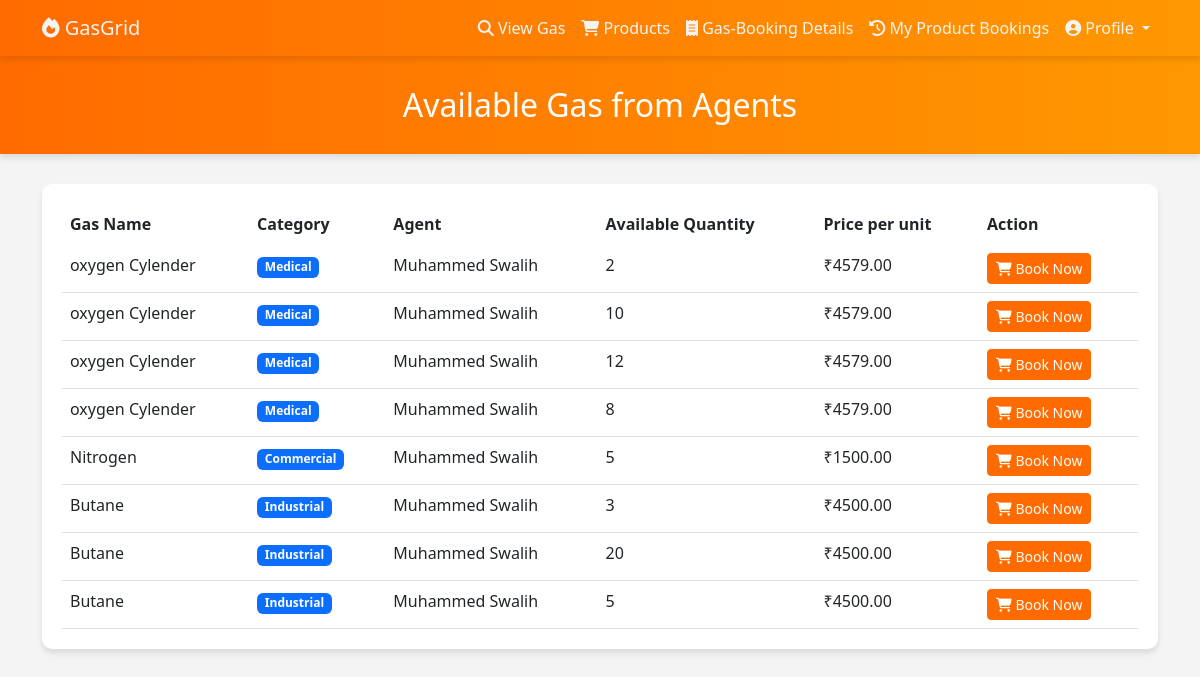
/User/available-gas/, run on an earlier commit of the app's database.
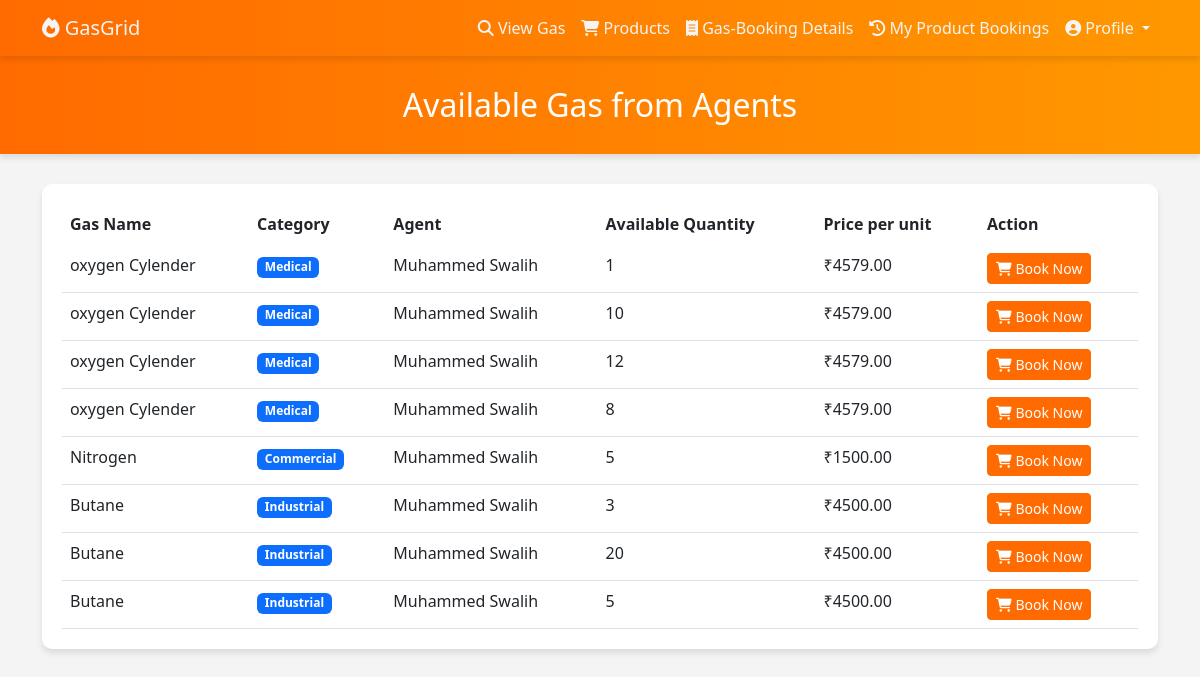
And on a later commit of the database.
### Agent/models.py (models this page shows)
class GasBookAgent(models.Model):
    STATUS_CHOICES = [
        ("Pending", "Pending"),
        ("Confirmed", "Confirmed"),
        ("Delivered", "Delivered"),
        ("Canceled", "Canceled"),
    ]
    PAYMENT_CHOICES = [
        ("Pending", "Pending"),
        ("Paid", "Paid"),
    ]
    agent = models.ForeignKey(Agent, on_delete=models.CASCADE)  # Agent who booked
    gas_product = models.ForeignKey(Gas, on_delete=models.CASCADE)  # Gas product booked
    quantity = models.PositiveIntegerField()  # Quantity booked
    booking_date = models.DateTimeField(auto_now_add=True)  # Booking date
    total_price = models.DecimalField(max_digits=10, decimal_places=2, default=0.00)  # Total cost
    payment_status = models.CharField(max_length=20, choices=PAYMENT_CHOICES, default="Pending")  # Payment status
    booking_status = models.CharField(max_length=20, choices=STATUS_CHOICES, default="Pending")  # Booking status

class Agent(models.Model):
    name = models.CharField(max_length=150)
    email = models.EmailField(unique=True)
    phone_number = models.CharField(max_length=15)
    license_number = models.CharField(max_length=100, unique=True)
    agency_name = models.TextField()
    agency_start_year = models.IntegerField()
    agent_image = models.ImageField(upload_to='agent_images/', blank=True, null=True)
    agent_idproof = models.ImageField(upload_to='idproof_agent/', blank=True, null=True)
    address = models.TextField(blank=True, null=True)
    latitude = models.FloatField(blank=True, null=True)
    longitude = models.FloatField(blank=True, null=True)
    password = models.CharField(max_length=100)  # Storing in plain text (not secure)
    date_registered = models.DateTimeField(auto_now_add=True)
    agent_approved_status = models.IntegerField(default=0)

### Admin/models.py (models this page shows)
class Gas(models.Model):
    CATEGORY_CHOICES = [
        ('Industrial', 'Industrial'),
        ('Commercial', 'Commercial'),
        ('Medical', 'Medical'),
    ]
    name = models.CharField(max_length=200, unique=True)
    category = models.CharField(max_length=50, choices=CATEGORY_CHOICES)
    quantity = models.PositiveIntegerField(help_text="Quantity available in stock",null=True, blank=True)
    initial_quantity = models.PositiveIntegerField(help_text="Initial quantity added")
    weight= models.CharField(max_length=50)
    retailer_price = models.DecimalField(max_digits=10, decimal_places=2, help_text="Price per unit")
    added_on = models.DateTimeField(auto_now_add=True)

### User/views.py (the view)
# urls.py: path("available-gas/", views.view_agent_gas, name="view_agent_gas"),
def view_agent_gas(request):
    agent_bookings = GasBookAgent.objects.filter(quantity__gt=0).select_related("gas_product", "agent")
    return render(request, "User/view_agent_gas.html", {"agent_bookings": agent_bookings})

### User/templates/User/view_agent_gas.html (shortened to what this page needs)
<!DOCTYPE html>
<html lang="en">
<head>
    <link href="https://cdn.jsdelivr.net/npm/bootstrap@5.3.0/dist/css/bootstrap.min.css" rel="stylesheet">
    <link href="https://cdnjs.cloudflare.com/ajax/libs/font-awesome/6.4.0/css/all.min.css" rel="stylesheet">
</head>
<body>
    <nav class="navbar navbar-expand-lg navbar-dark">
        <div class="container">
            <a class="navbar-brand" href="{% url 'User:user_home' %}">
                <i class="fas fa-fire"></i> GasGrid
            </a>
            <div class="collapse navbar-collapse" id="navbarNav">
                <ul class="navbar-nav ms-auto" >
                    <li class="nav-item">
                        <a class="nav-link" href="{% url 'User:view_agent_gas' %}">
                            <i class="fas fa-search"></i> View Gas
                        </a>
                    </li>
                    <li class="nav-item">
                        <a class="nav-link" href="{% url 'User:list_gas_products' %}">
                            <i class="fas fa-shopping-cart"></i> Products
                        </a>
                    </li>
                    <li class="nav-item">
                        <a class="nav-link" href="{% url 'User:user_booking_details' %}">
                            <i class="fas fa-receipt"></i> Gas-Booking Details
                        </a>
                    </li>
                    <li class="nav-item">
                        <a class="nav-link" href="{% url 'User:user_product_bookings' %}">
                            <i class="fas fa-history"></i> My Product Bookings
                        </a>
                    </li>
                    <li class="nav-item dropdown">
                        <a class="nav-link dropdown-toggle" href="#" id="navbarDropdown" role="button" data-bs-toggle="dropdown" aria-expanded="false">
                            <i class="fas fa-user-circle"></i> Profile
                        </a>
                    </li>
                </ul>
            </div>
        </div>
    </nav>
    <div class="page-header">
        <div class="container">
            <h2 class="text-center mb-0">Available Gas from Agents</h2>
        </div>
    </div>
    <div class="container">
        <div class="table-container">
            <div class="table-responsive">
                <table class="table table-hover">
                    <thead>
                        <tr>
                            <th>Gas Name</th>
                            <th>Category</th>
                            <th>Agent</th>
                            <th>Available Quantity</th>
                            <th>Price per unit</th>
                            <th>Action</th>
                        </tr>
                    </thead>
                    <tbody>
                        {% for booking in agent_bookings %}
                        <tr>
                            <td>{{ booking.gas_product.name }}</td>
                            <td><span class="badge bg-primary">{{ booking.gas_product.category }}</span></td>
                            <td>{{ booking.agent.name }}</td>
                            <td>{{ booking.quantity }}</td>
                            <td>₹{{ booking.gas_product.retailer_price }}</td>
                            <td>
                                <a href="{% url 'User:user_book_gas' gas_id=booking.gas_product.id agent_id=booking.agent.id %}"
                                   class="btn btn-primary btn-sm">
                                    <i class="fas fa-shopping-cart"></i> Book Now
                                </a>
                            </td>
                        </tr>
                        {% endfor %}
                    </tbody>
                </table>
            </div>
        </div>
    </div>
</body>
</html>

What changed in the data, as far as the page shows it:
changed GasBookAgent (number 1 of 8 on the later page): quantity "2" → "1"
